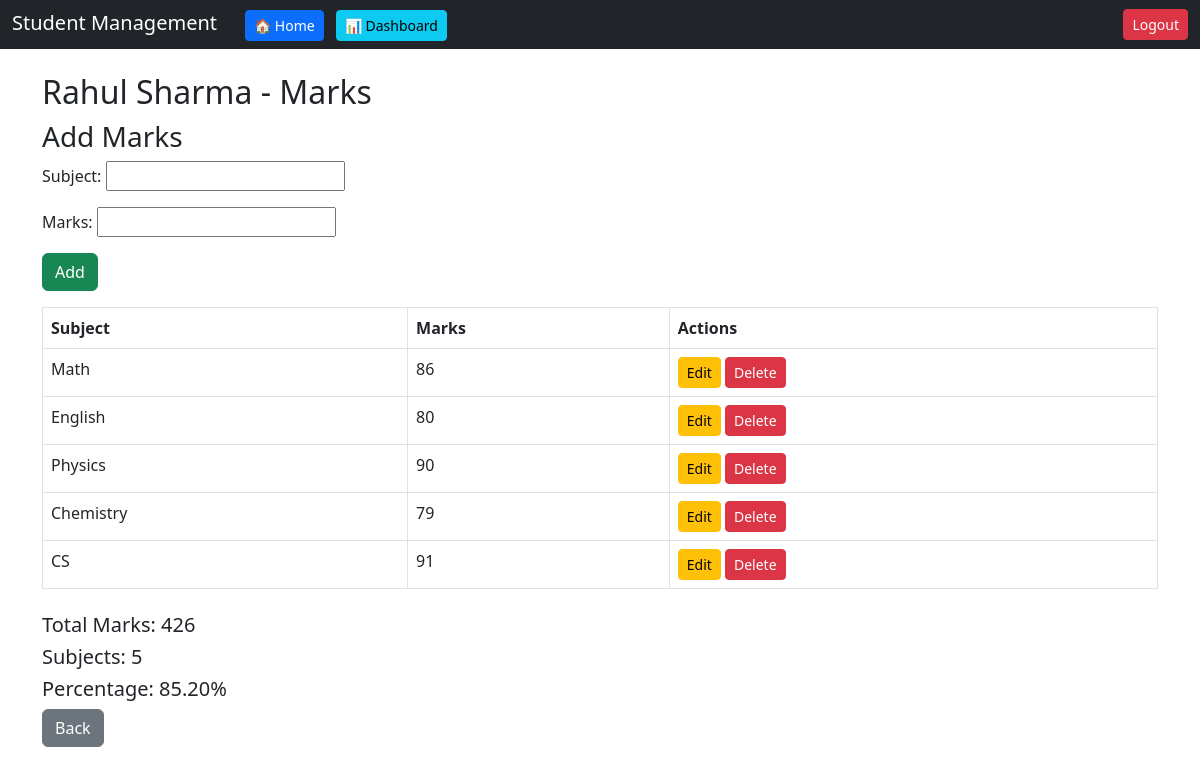
The app's page /marks/7/ (signed in) with its own data.
### students/models.py (models this page shows, shortened)
class Student(models.Model):
    user = models.ForeignKey(User, on_delete=models.CASCADE)
    name = models.CharField(max_length=100)
    roll = models.IntegerField()
    age = models.IntegerField()
    course = models.CharField(max_length=100)

class Marks(models.Model):
    student = models.ForeignKey(Student, on_delete=models.CASCADE)
    subject = models.CharField(max_length=100)
    marks = models.IntegerField()

### students/views.py (the view)
# urls.py: path('marks/<int:id>/', views.view_marks),
def view_marks(request, id):
    student = get_object_or_404(Student, id=id, user=request.user)
    marks = Marks.objects.filter(student=student)
    if request.method == "POST":
        form = MarksForm(request.POST)
        if form.is_valid():
            mark = form.save(commit=False)
            mark.student = student
            mark.save()
            return redirect(f'/marks/{id}/')
    else:
        form = MarksForm()
    total = sum(m.marks for m in marks)
    count = marks.count()
    percentage = (total / count) if count > 0 else 0
    return render(request, 'students/marks.html', {
        'student': student,
        'marks': marks,
        'form': form,
        'total': total,
        'percentage': percentage
    })

### students/forms.py
class MarksForm(forms.ModelForm):
    class Meta:
        model = Marks
        fields = ['subject', 'marks']

### students/templates/students/marks.html (shortened to what this page needs)
{% extends 'students/base.html' %}
{% block content %}
<h2>{{ student.name }} - Marks</h2>
<h3>Add Marks</h3>
<form method="POST" class="mb-3">
    {{ form.as_p }}
    <button class="btn btn-success">Add</button>
</form>
<table class="table table-bordered mt-3">
    <thead>
        <tr>
            <th>Subject</th>
            <th>Marks</th>
            <th>Actions</th>
        </tr>
    </thead>
    <tbody>
        {% for m in marks %}
        <tr>
            <td>{{ m.subject }}</td>
            <td>{{ m.marks }}</td>
            <td>
                <a href="/marks/edit/{{ m.id }}/" class="btn btn-warning btn-sm">Edit</a>
                <a href="/marks/delete/{{ m.id }}/" class="btn btn-danger btn-sm">Delete</a>
            </td>
        </tr>
        {% empty %}
        <tr>
            <td colspan="3">No marks added</td>
        </tr>
        {% endfor %}
    </tbody>
</table>
<div class="mt-4">
    <h5>Total Marks: {{ total }}</h5>
    <h5>Subjects: {{ marks|length }}</h5>
    <h5>Percentage: {{ percentage|floatformat:2 }}%</h5>
</div>
<a href="/" class="btn btn-secondary">Back</a>
{% endblock %}

### records on screen
Student: name "Rahul Sharma"
Marks: subject "Math", marks "86"
Marks: subject "English", marks "80"
Marks: subject "Physics", marks "90"
Marks: subject "Chemistry", marks "79"
Marks: subject "CS", marks "91"

### other values on screen
{{ total }} "426"
{{ marks|length }} "5"
{{ percentage|floatformat:2 }} "85.20"
